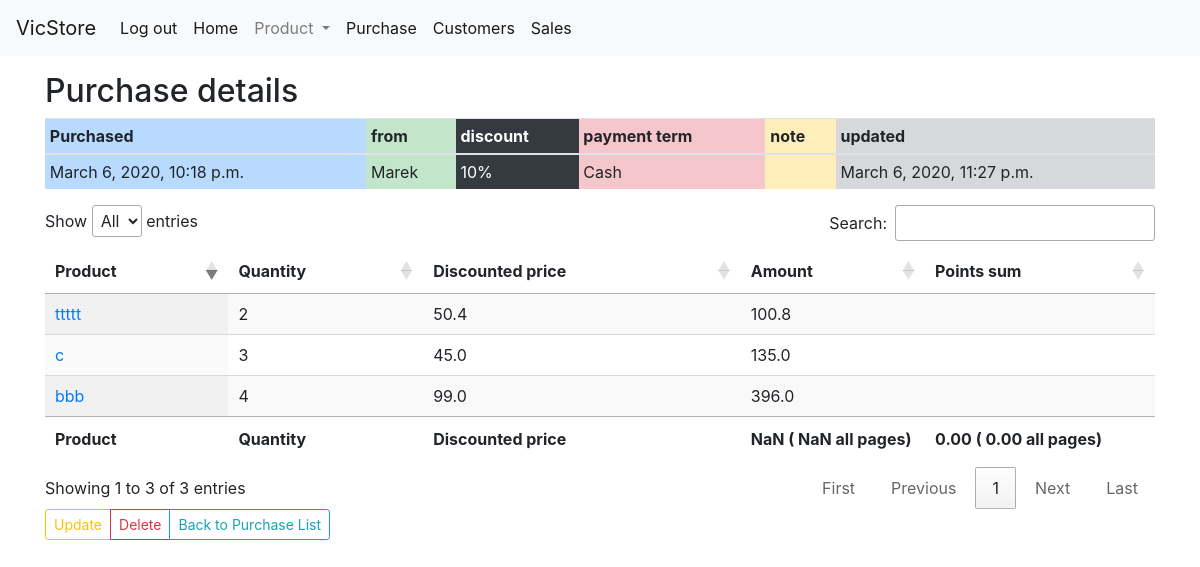
The app's page /purchase/12/ (signed in) with its own data.
### purchase/models.py (models this page shows, shortened)
class Purchase(models.Model):
    vendor = models.ForeignKey(Vendor, related_name='purchases', blank=True, null=True, on_delete=models.SET_NULL)
    DISCOUNT = (
        (50, '50%'),
        (42, '42%'),
        (40, '40%'),
        (30, '30%'),
        (20, '20%'),
        (10, '10%'),
        (0, '0%'),
    )
    discount = models.PositiveSmallIntegerField(choices=DISCOUNT, default=42)
    PAYMENT = (
        ('CD', 'Card'),
        ('CS', 'Cash'),
        ('CR', 'Credit'),
    )
    payment = models.CharField(max_length=2,choices=PAYMENT, default='CS')
    note = models.CharField(max_length=50, blank=True)
    created_at = models.DateTimeField(auto_now_add=True)
    updated_at = models.DateTimeField(auto_now=True)
    class Meta:
        db_table = 'purchase'
        ordering = ('-created_at',)

class Vendor(models.Model):
    name = models.CharField(max_length=20,unique=True)
    class Meta:
        db_table = 'vendor'
        ordering = ('name',)
    def __str__(self):
        return self.name

class PurchaseItem(models.Model):
    purchase = models.ForeignKey(Purchase, related_name="has_items", on_delete=models.CASCADE)
    product = models.ForeignKey(Product, null=True, verbose_name="Item", on_delete=models.SET_NULL)
    quantity = models.PositiveSmallIntegerField(default=1)
    class Meta:
        db_table = 'purchaseitem'
        ordering = ('-purchase',)

### product/models.py (models this page shows, shortened)
class Product(models.Model):
    PRODUCER = (
        ('CC', 'Colway Classic'),
        ('CI', 'Colway International'),
        ('NC', 'Non Colway'),
    )
    producer = models.CharField(max_length=2,choices=PRODUCER)
    name = models.CharField(max_length=50, unique=True)
    price = models.PositiveIntegerField()
    points = models.DecimalField(max_digits=6, decimal_places=2, default=0)
    discontinued = models.BooleanField(default=False)
    link = models.URLField(blank=True)
    stock = models.PositiveIntegerField()
    created_at = models.DateField(auto_now_add=True)
    updated_at = models.DateField(auto_now=True)
    class Meta:
        db_table = 'product'
        ordering = ('producer','name',)
        verbose_name = 'product'
        verbose_name_plural = 'products'

### purchase/views.py (the view)
# urls.py: path('<int:pk>/', PurchaseDetail.as_view(),name='purchase-detail'),
class PurchaseDetail(LoginRequiredMixin, DetailView):
    model = Purchase
    def get_context_data(self, **kwargs):
        context = super(PurchaseDetail, self).get_context_data(**kwargs)
        purchase_item = kwargs.get('object', None)
        purchase_object_list = purchase_item.has_items.all()
        if purchase_object_list:
            context.update({'purchase_object_list': purchase_object_list})
        return context

### sell/templatetags/table_operations.py (called while the page is built)
@register.filter
def discounted(value, arg):
    return value * (100-arg)/100

@register.simple_tag
def mult_of_discon(price, discount, quantity):
    discon_price = price * (100-discount)/100
    return discon_price * quantity

### purchase/templates/purchase/purchase_detail.html (shortened to what this page needs)
{% extends "base.html" %}
{% load table_operations %}
{% block content %}
<h2>Purchase details</h2>
<table class="table table-sm">
   <thead>
     <tr>
       <th class="table-primary">Purchased</th>
       <th class="table-success">from</th>
       <th class="table-dark">discount</th>
       <th class="table-danger">payment term</th>
       <th class="table-warning">note</th>
       <th class="table-secondary">updated</th>
     </tr>
   </thead>
   <tbody>
     <tr>
       <td class="table-primary">{{ object.created_at }} </td>
       <td class="table-success">{{object.vendor}}</td>
       <td class="table-dark">{{object.get_discount_display }}</td>
       <td class="table-danger">{{object.get_payment_display}}</td>
       <td class="table-warning">{{object.note}}</td>
       <td class="table-secondary">{{object.updated_at}}</td>
     </tr>
   </tbody>
 </table>
    <table id="mydatatable" class="display" style="width:100%">
      <thead>
        <tr>
          <th scope="col">Product</th>
          <th scope="col">Quantity</th>
          <th scope="col">Discounted price</th>
          <th scope="col">Amount</th>
          <th scope="col">Points sum</th>
        </tr>
      </thead>
      <tbody>
  {% for i in purchase_object_list %}
        <tr>
          <td><a href="{% url 'product:product-detail' i.product.id %}/">{{ i.product.name }}</td>
          <td>{{ i.quantity }}</td>
          <td>{{ i.product.price | discounted:object.discount }}</td>
          <td>{% mult_of_discon i.product.price object.discount i.quantity  %}</td>
          <td>
        </tr>
  {% endfor %}
  </tbody>
         <tfoot>
             <tr>
               <th scope="col">Product</th>
               <th scope="col">Quantity</th>
               <th scope="col">Discounted price</th>
               <th scope="col">Amount</th>
               <th scope="col">Points sum</th>
             </tr>
         </tfoot>
     </table>
<div class="btn-toolbar" role="toolbar" aria-label="Toolbar with button groups">
  <div class="btn-group mr-2" role="group" aria-label="First group">
  <a class="btn btn-outline-warning btn-sm" href="{% url 'purchase:purchase-update' object.id %}">Update</a>
  <a class="btn btn-outline-danger btn-sm" href="{% url 'purchase:purchase-delete' object.id %}">Delete</a>
  <a class="btn btn-outline-info btn-sm" href="{% url 'purchase:purchase-list' %}">Back to Purchase List</a>
</div>
</div>
{% endblock %}

### records on screen
Purchase: created_at "March 6, 2020, 10:18 p.m.", vendor "Marek", discount "10%", payment "Cash", updated_at "March 6, 2020, 11:27 p.m."
PurchaseItem: product.name "c", quantity "3", product.price|discounted "45.0", product+quantity "135.0"
PurchaseItem: product.name "ttttt", quantity "2", product.price|discounted "50.4", product+quantity "100.8"
PurchaseItem: product.name "bbb", quantity "4", product.price|discounted "99.0", product+quantity "396.0"
